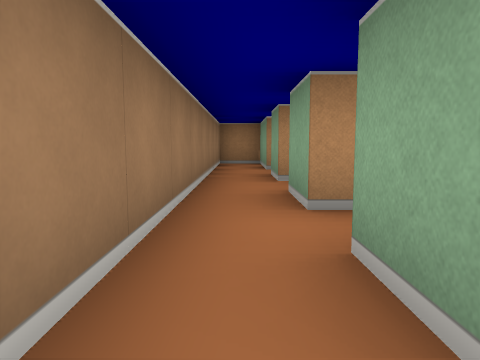
[1] (above)

12 first-person views from a walk through a cub3D maze. The camera is about half as high as the walls, tilts 6° down and sees 70° across. The floor is counted in squares. Each view is taken from the middle of a square. On the plan, view 1 faces up. The plan holds only what a view shows up to about 9 squares ahead; the rest is blank.

[2]
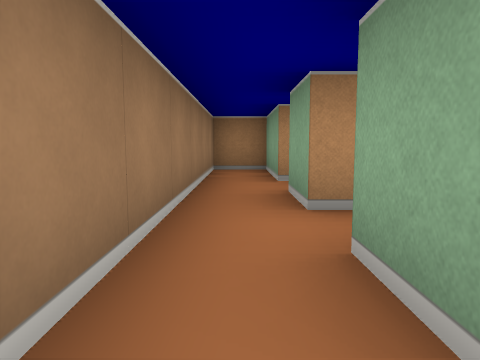

[3]
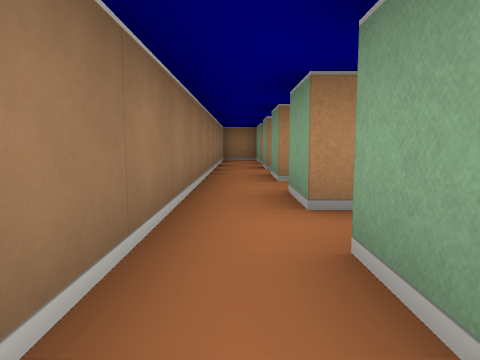

[4]
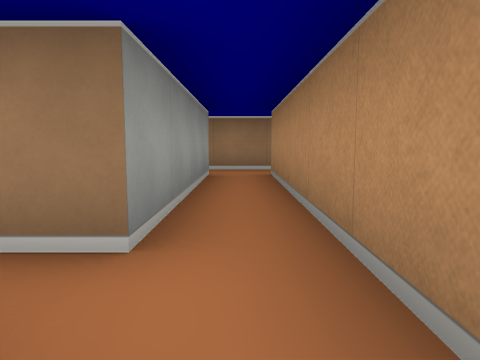

[5]
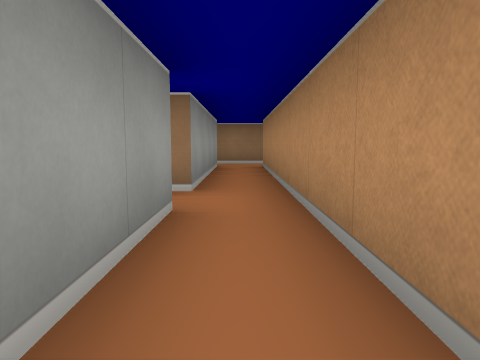

[6]
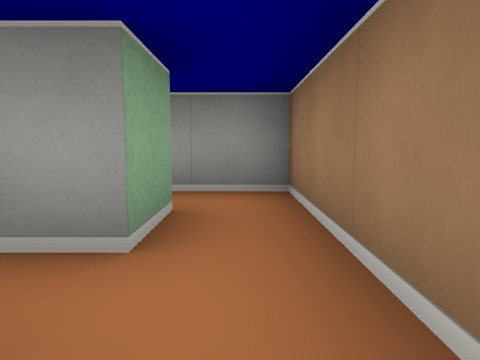

[7]
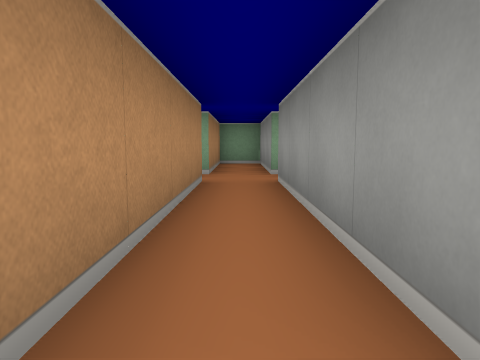

[8]
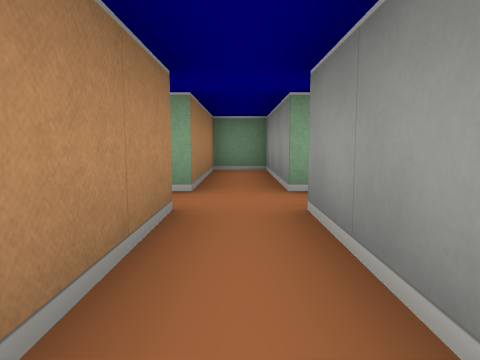

[9]
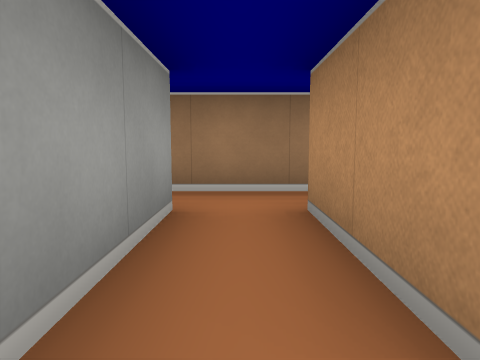

[10]
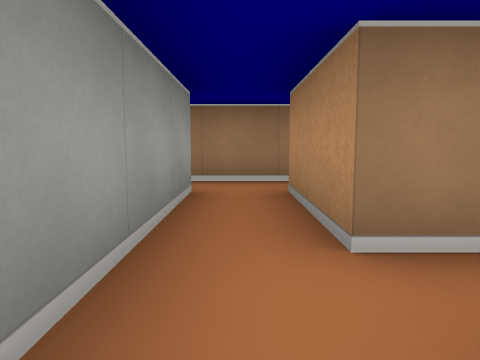

[11]
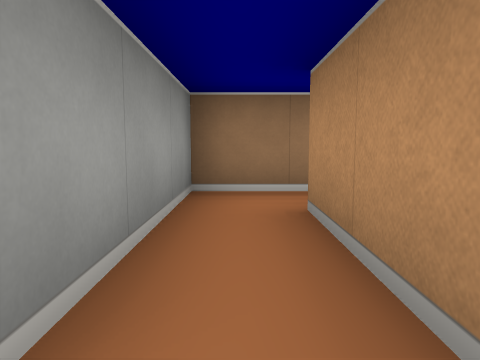

[12]
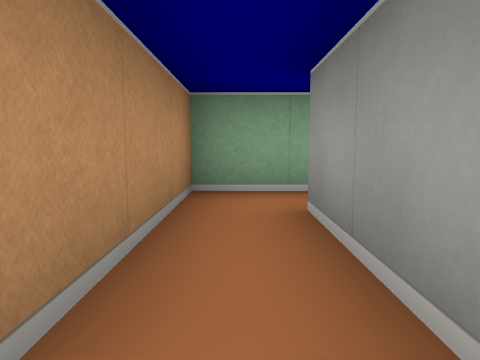

### Floor plan
Key: @ floor where view 1 was taken; # wall or solid block; . floor.
Columns run from 1 left of view 1 to 14 right of it. Each row starts with its distance up from view 1.
  9 ###
  8 #.#
  7 #.##
  6 #....
  5 #.##
  4 #..
  3 #.##.
  2 #.....
  1 #.#########.####
  0 #@.............#
 -1 #.####.####.####
 -2 #....#
 -3 ####.#

Where each view was taken, in squares from view 1:
view 1: 0 up, 0 right, facing up
view 2: 2 up, 0 right, facing up
view 3: 2 down, 0 right, facing up
view 4: 0 up, 6 right, facing left
view 5: 0 up, 8 right, facing left
view 6: 1 up, 0 right, facing down
view 7: 0 up, 5 right, facing right
view 8: 0 up, 7 right, facing right
view 9: 6 up, 3 right, facing left
view 10: 2 up, 4 right, facing left
view 11: 2 down, 3 right, facing left
view 12: 2 down, 0 right, facing right
